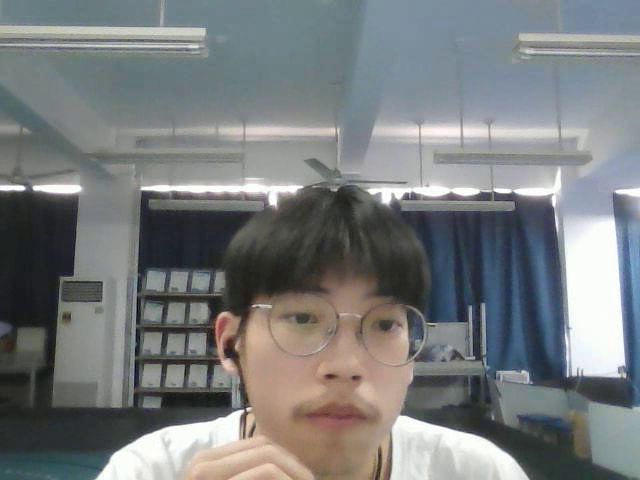
#> input picture frame 33 of video/camera_test.avi, 640 x 480 px, given in place of the camera
$ python test03.py
#> lines starting #> are read from the running program, lines starting #| are printed output that depends on the picture; after the words box and inside, x2 and y2 are one past the last pixel; in counts of white or black regions, pixels touching at a corner belong together
import cv2
cap = cv2.VideoCapture(0)
fourcc = cv2.VideoWriter_fourcc(*'XVID')
# fps = cap.get(cv2.CAP_PROP_FPS)
size = (int(cap.get(cv2.CAP_PROP_FRAME_WIDTH)), int(cap.get(cv2.CAP_PROP_FRAME_HEIGHT)))
out = cv2.VideoWriter('video/camera_test.avi', fourcc,30.0, size)
while True:
    ret, frame = cap.read()
#> frame is the input picture: shape (480, 640, 3); mean B, G, R 125.1, 124, 120.7
    # 横向翻转
    frame = cv2.flip(frame, 1)
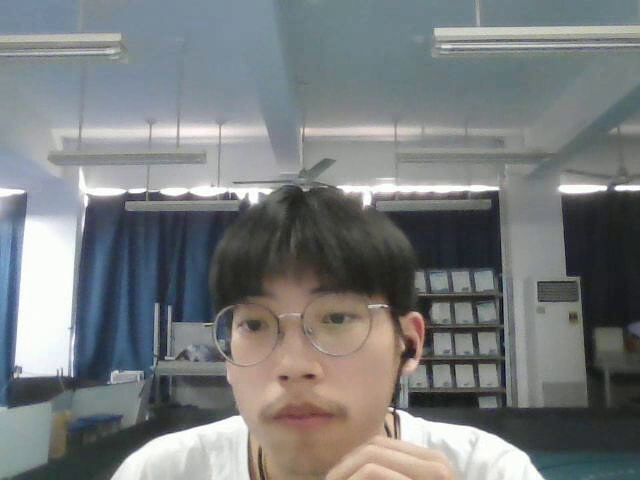
#> frame: shape (480, 640, 3); mean B, G, R 125.1, 124, 120.7
    out.write(frame)
    # 在图像上显示 Press Q to save and quit
    cv2.putText(frame,
                "Press Q to save and quit",
                (10, 30), cv2.FONT_HERSHEY_SIMPLEX, 0.8,
                (0, 255, 0), 2)
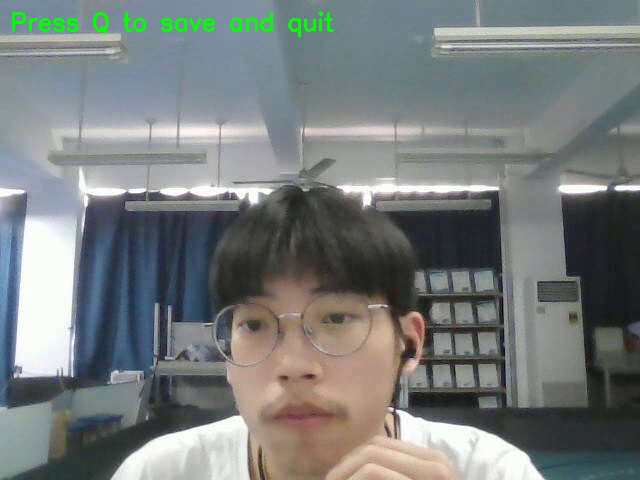
#> frame: shape (480, 640, 3); 0.63% of pixels changed, all inside (x1, y1, x2, y2) = (12, 11, 334, 38)
    cv2.imshow('frame', frame)

    if cv2.waitKey(1) & 0xFF == ord('q'):
#> (key q is pressed here)
        break
cap.release()
out.release()
cv2.destroyAllWindows()

$ run again, starting later in the video
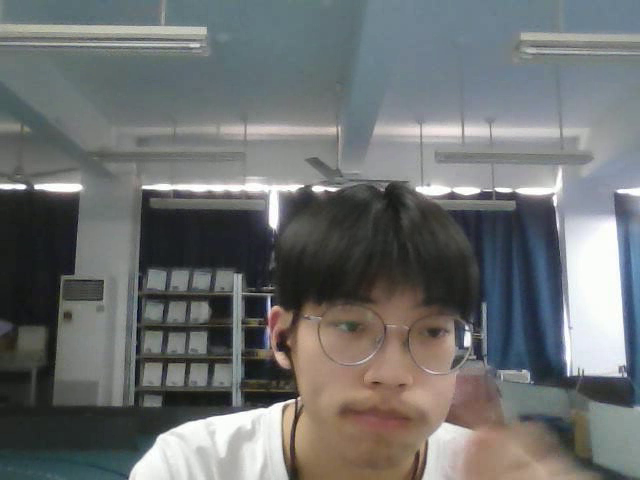
#> input picture frame 149 of video/camera_test.avi, 640 x 480 px, given in place of the camera
#> frame is the input picture: shape (480, 640, 3); mean B, G, R 112.3, 112.3, 109.9
#> `frame = cv2.flip(frame, 1)`:
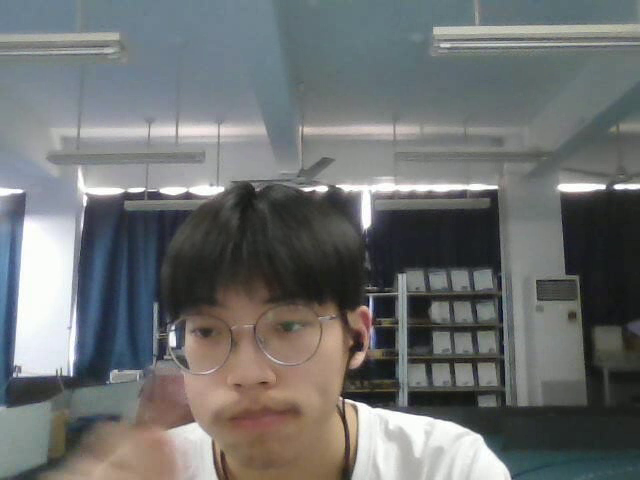
#> frame: shape (480, 640, 3); mean B, G, R 112.3, 112.3, 109.9
#> `cv2.putText(frame, "Press Q to save and quit", (10, 30), cv2.FONT_HERS..`:
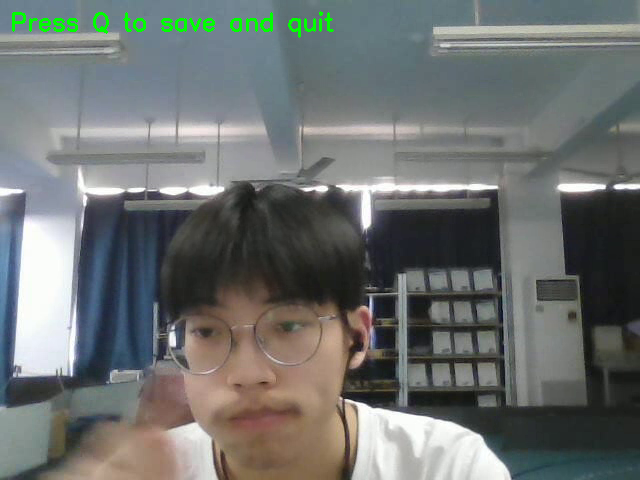
#> frame: shape (480, 640, 3); 0.63% of pixels changed, all inside (x1, y1, x2, y2) = (12, 11, 334, 38)

$ run again, starting later in the video
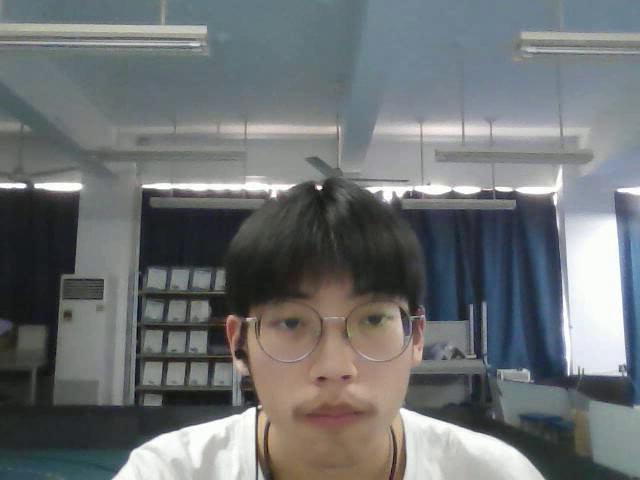
#> input picture frame 265 of video/camera_test.avi, 640 x 480 px, given in place of the camera
#> frame is the input picture: shape (480, 640, 3); mean B, G, R 115.2, 113.6, 109.9
#> `frame = cv2.flip(frame, 1)`:
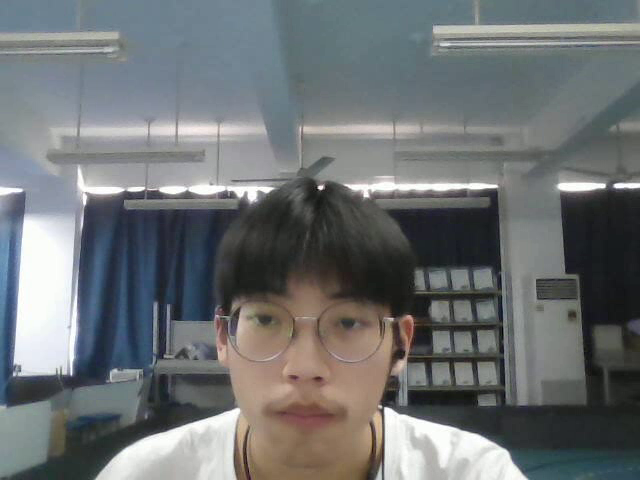
#> frame: shape (480, 640, 3); mean B, G, R 115.2, 113.6, 109.9
#> `cv2.putText(frame, "Press Q to save and quit", (10, 30), cv2.FONT_HERS..`:
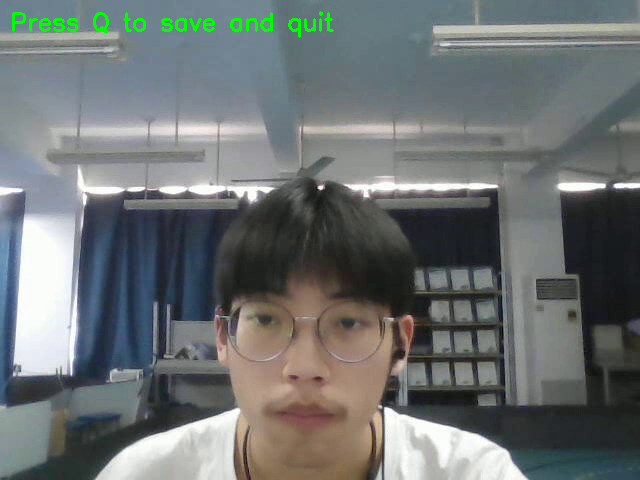
#> frame: shape (480, 640, 3); 0.63% of pixels changed, all inside (x1, y1, x2, y2) = (12, 11, 334, 38)
